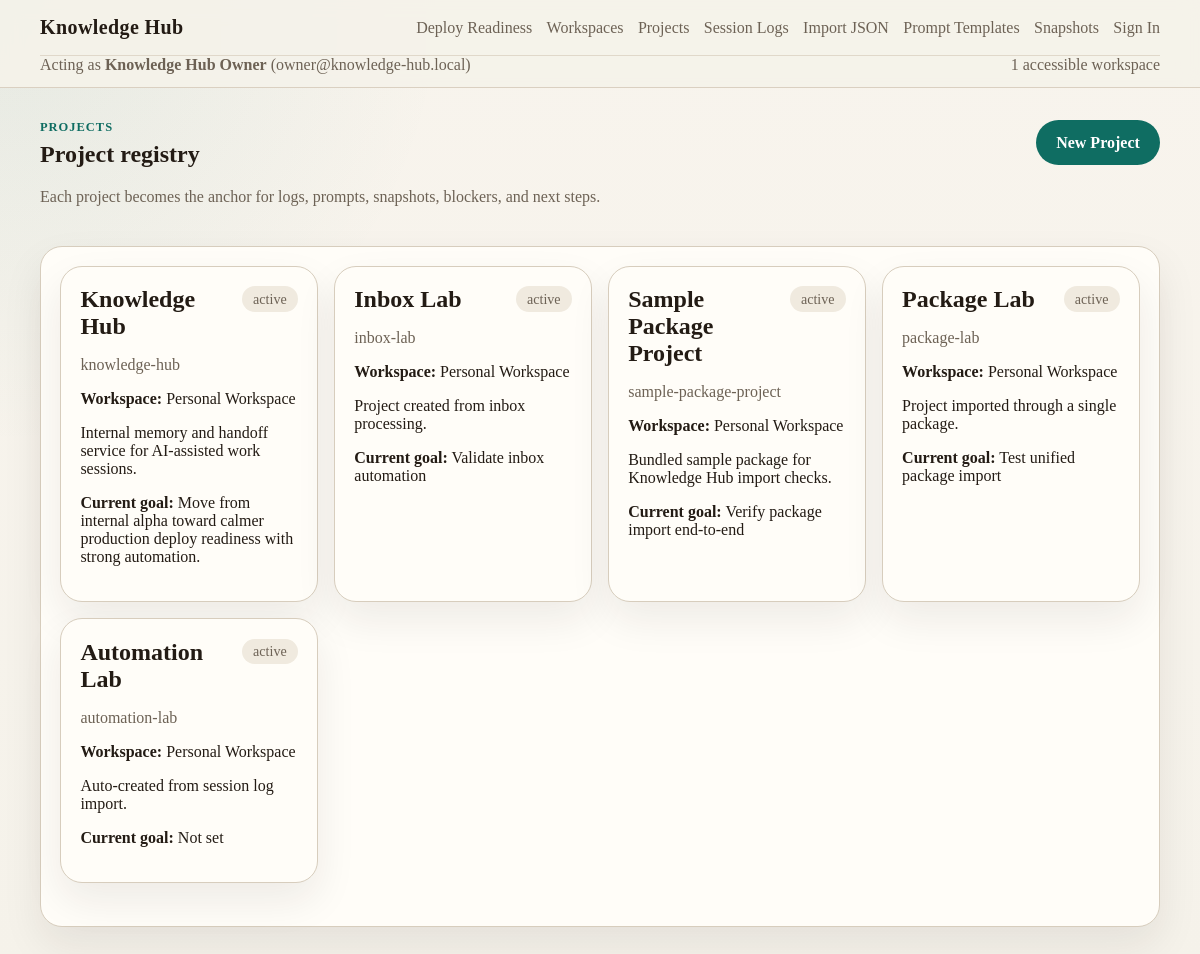
/projects/, run on the app's committed database.
### src/knowledge_hub/models.py (models this page shows)
class TimestampMixin(CreatedAtMixin):
    updated_at: Mapped[DateTime] = mapped_column(
        DateTime(timezone=True),
        server_default=func.now(),
        onupdate=func.now(),
        nullable=False,
    )

class User(Base, TimestampMixin):
    __tablename__ = "users"
    id: Mapped[int] = mapped_column(primary_key=True)
    email: Mapped[str] = mapped_column(String(255), unique=True, index=True, nullable=False)
    display_name: Mapped[str] = mapped_column(String(200), nullable=False)
    status: Mapped[str] = mapped_column(String(50), nullable=False, default="active")
    memberships: Mapped[list["WorkspaceMembership"]] = relationship(
        back_populates="user",
        cascade="all, delete-orphan",
    )
    login_tokens: Mapped[list["LoginToken"]] = relationship(
        back_populates="user",
        cascade="all, delete-orphan",
    )

class Project(Base, TimestampMixin):
    __tablename__ = "projects"
    id: Mapped[int] = mapped_column(primary_key=True)
    workspace_id: Mapped[int | None] = mapped_column(ForeignKey("workspaces.id"), index=True)
    slug: Mapped[str] = mapped_column(String(120), unique=True, index=True, nullable=False)
    name: Mapped[str] = mapped_column(String(200), nullable=False)
    description: Mapped[str | None] = mapped_column(Text)
    stack: Mapped[str | None] = mapped_column(Text)
    status: Mapped[str] = mapped_column(String(50), nullable=False, default="active")
    current_goal: Mapped[str | None] = mapped_column(Text)
    rules: Mapped[str | None] = mapped_column(Text)
    workspace: Mapped["Workspace | None"] = relationship(back_populates="projects")
    session_logs: Mapped[list["SessionLog"]] = relationship(
        back_populates="project",
        cascade="all, delete-orphan",
    )
    prompt_templates: Mapped[list["PromptTemplate"]] = relationship(
        back_populates="project",
        cascade="all, delete-orphan",
    )
    snapshots: Mapped[list["Snapshot"]] = relationship(
        back_populates="project",
        cascade="all, delete-orphan",
    )
    automation_events: Mapped[list["AutomationEvent"]] = relationship(
        back_populates="project",
        cascade="all, delete-orphan",
    )

class Workspace(Base, TimestampMixin):
    __tablename__ = "workspaces"
    id: Mapped[int] = mapped_column(primary_key=True)
    slug: Mapped[str] = mapped_column(String(120), unique=True, index=True, nullable=False)
    name: Mapped[str] = mapped_column(String(200), nullable=False)
    description: Mapped[str | None] = mapped_column(Text)
    plan: Mapped[str] = mapped_column(String(50), nullable=False, default="internal")
    status: Mapped[str] = mapped_column(String(50), nullable=False, default="active")
    projects: Mapped[list["Project"]] = relationship(
        back_populates="workspace",
        cascade="all, delete-orphan",
    )
    memberships: Mapped[list["WorkspaceMembership"]] = relationship(
        back_populates="workspace",
        cascade="all, delete-orphan",
    )

### src/knowledge_hub/blueprints/projects.py (the view, shortened to what this page needs)
@bp.get("/")
def index():
    session = get_session()
    workspace_slug = request.args.get("workspace", "").strip()
    workspace = None
    statement = scope_project_statement(select(Project), getattr(g, "accessible_workspace_ids", set())).order_by(Project.updated_at.desc())
    projects = session.scalars(statement).all()
    return render_template(
        "projects/index.html",
        page_title="Projects",
        projects=projects,
        workspace=workspace,
        workspace_slug=workspace_slug,
    )

### src/knowledge_hub/db.py (called while the page is built)
def init_db(app: Flask) -> Engine:
    database_url = app.config["DATABASE_URL"]
    connect_args = {"check_same_thread": False} if database_url.startswith("sqlite") else {}
    engine = create_engine(database_url, connect_args=connect_args)
    SessionLocal.configure(bind=engine)
    app.extensions["knowledge_hub_engine"] = engine
    @app.teardown_appcontext
    def remove_session(_exception=None) -> None:
        SessionLocal.remove()
    return engine

def get_session():
    return SessionLocal()

### src/knowledge_hub/services/access.py (called while the page is built, shortened)
def resolve_request_actor(
    db_session: Session,
    config,
    request: Request,
) -> tuple[User | None, str]:
    actor = ensure_default_owner(db_session, config, commit=False)
    if actor_override_enabled(config):
        requested_email = extract_requested_actor_email(request)
    session_actor = resolve_session_actor(db_session)
    if session_actor is not None:
        return session_actor, "session"
    if auth_required(config):
        return None, "anonymous"
    return actor, "default_owner"

def actor_override_enabled(config) -> bool:
    env_name = str(config.get("ENV_NAME", "development")).strip().lower()
    if env_name == "production":
        return False
    return bool(config.get("DEV_ACTOR_OVERRIDE_ENABLED", True))

def auth_required(config) -> bool:
    return bool(config.get("AUTH_REQUIRED", False))

def extract_requested_actor_email(request: Request) -> str | None:
    for value in (
        request.headers.get(DEV_ACTOR_EMAIL_HEADER),
        request.args.get(DEV_ACTOR_QUERY_PARAM),
        request.form.get(DEV_ACTOR_QUERY_PARAM),
        request.cookies.get(DEV_ACTOR_COOKIE),
    ):
        cleaned = str(value or "").strip()
        if cleaned:
            return cleaned
    return None

def should_clear_actor_override(request: Request) -> bool:
    value = request.args.get(DEV_ACTOR_CLEAR_PARAM) or request.form.get(DEV_ACTOR_CLEAR_PARAM)
    if value is None:
        return False
    return str(value).strip().lower() in {"1", "true", "yes", "on"}

def list_accessible_workspace_ids(db_session: Session, actor: User) -> list[int]:
    return db_session.scalars(
        select(WorkspaceMembership.workspace_id)
        .where(
            WorkspaceMembership.user_id == actor.id,
            WorkspaceMembership.status == "active",
        )
        .order_by(WorkspaceMembership.workspace_id.asc())
    ).all()

### src/knowledge_hub/services/ownership.py (called while the page is built)
def _config_value(config, key: str, fallback):
    if config is None:
        return fallback
    return config.get(key, fallback)

### src/knowledge_hub/templates/projects/index.html (shortened to what this page needs)
{% extends "base.html" %}
{% block content %}
<section class="section-header">
    <div>
        <p class="eyebrow">Projects</p>
        <h1>Project registry</h1>
        <p class="lead">
            Each project becomes the anchor for logs, prompts, snapshots, blockers, and next steps.
        </p>
    </div>
    <a class="button button-primary" href="{{ url_for('projects.create') }}">New Project</a>
</section>
<section class="panel">
    {% if projects %}
        <div class="card-grid">
            {% for project in projects %}
                <a class="project-card" href="{{ url_for('projects.detail', slug=project.slug) }}">
                    <div class="project-card-header">
                        <h2>{{ project.name }}</h2>
                        <span class="pill">{{ project.status }}</span>
                    </div>
                    <p class="muted">{{ project.slug }}</p>
                    <p><strong>Workspace:</strong> {{ project.workspace.name if project.workspace else "Not set" }}</p>
                    <p>{{ project.description or "No description yet." }}</p>
                    <p><strong>Current goal:</strong> {{ project.current_goal or "Not set" }}</p>
                </a>
            {% endfor %}
        </div>
    {% else %}
        <div class="empty-state">
            <h2>No projects saved yet</h2>
            <p>Start with one project and use it as the home for your AI session history.</p>
        </div>
    {% endif %}
</section>
{% endblock %}

### src/knowledge_hub/templates/base.html (shortened to what this page needs)
<!doctype html>
<html lang="en">
<head>
    <link rel="stylesheet" href="{{ url_for('static', filename='site.css') }}">
</head>
<body>
    <header class="site-header">
        <div class="header-inner">
            <a class="brand" href="{{ url_for('main.home') }}">Knowledge Hub</a>
            <nav class="main-nav">
                {% if current_actor or not auth_required %}
                    <a href="{{ url_for('main.deploy_readiness') }}">Deploy Readiness</a>
                    <a href="{{ url_for('workspaces.index') }}">Workspaces</a>
                    <a href="{{ url_for('projects.index') }}">Projects</a>
                    <a href="{{ url_for('session_logs.index') }}">Session Logs</a>
                    <a href="{{ url_for('session_logs.create') }}">Import JSON</a>
                    <a href="{{ url_for('prompt_templates.index') }}">Prompt Templates</a>
                    <a href="{{ url_for('snapshots.index') }}">Snapshots</a>
                {% endif %}
                {% if current_actor_source == "session" %}
                    <form method="post" action="{{ url_for('auth.logout') }}" class="inline-form">
                        <button class="nav-button" type="submit">Sign Out</button>
                    </form>
                {% else %}
                    <a href="{{ url_for('auth.login', next=request.path if auth_required else None) }}">Sign In</a>
                {% endif %}
            </nav>
        </div>
        {% if current_actor %}
            <div class="header-inner actor-bar">
                <div class="muted">
                    Acting as <strong>{{ current_actor.display_name }}</strong> ({{ current_actor.email }})
                </div>
                <div class="muted">
                    {{ accessible_workspaces | length }} accessible workspace{{ "" if accessible_workspaces | length == 1 else "s" }}
                </div>
            </div>
        {% elif auth_required %}
            <div class="header-inner actor-bar">
                <div class="muted">
                    Private mode is enabled. Sign in to access your workspace data.
                </div>
            </div>
        {% endif %}
    </header>
    <main class="page-shell">
        {% block content %}{% endblock %}
    </main>
</body>
</html>

### data on the page
User: display_name "Knowledge Hub Owner", email "owner@knowledge-hub.local"
Project: name "Knowledge Hub", status "active", slug "knowledge-hub", workspace "Personal Workspace", description "Internal memory and handoff service for AI-assisted work sessions.", current_goal "Move from internal alpha toward calmer production deploy readiness with strong automation."
Project: name "Inbox Lab", status "active", slug "inbox-lab", workspace "Personal Workspace", description "Project created from inbox processing.", current_goal "Validate inbox automation"
Project: name "Sample Package Project", status "active", slug "sample-package-project", workspace "Personal Workspace", description "Bundled sample package for Knowledge Hub import checks.", current_goal "Verify package import end-to-end"
Project: name "Package Lab", status "active", slug "package-lab", workspace "Personal Workspace", description "Project imported through a single package.", current_goal "Test unified package import"
Project: name "Automation Lab", status "active", slug "automation-lab", workspace "Personal Workspace", description "Auto-created from session log import.", current_goal "Not set"

### other printed values
{{ accessible_workspaces | length }} "1"
